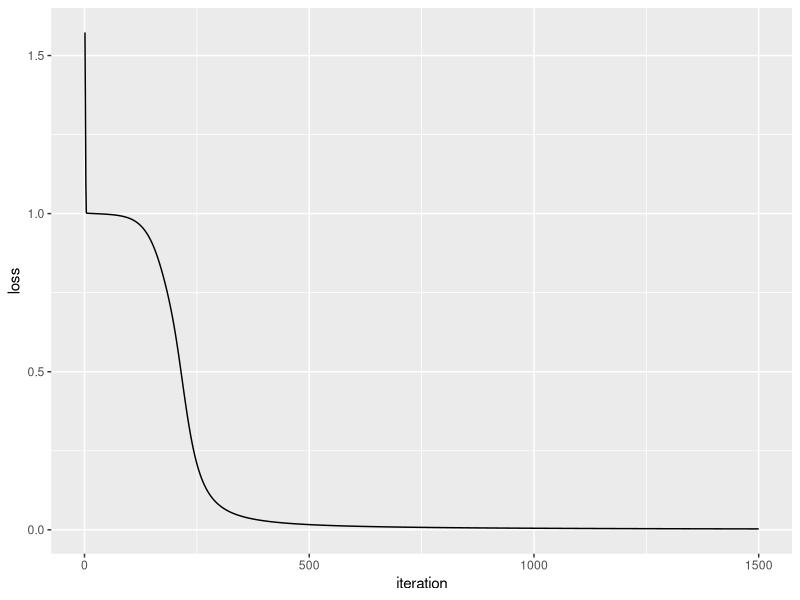

Reproduce this figure in R.
## ----setup, include=FALSE------------------------------------------------
knitr::opts_chunk$set(echo = TRUE)

## ------------------------------------------------------------------------
library(ggplot2)

## ------------------------------------------------------------------------
X <- matrix(c(
  0,0,1,
  0,1,1,
  1,0,1,
  1,1,1
),
  ncol = 3,
  byrow = TRUE
)

# observed outcomes
y <- c(0, 1, 1, 0)

# print the data so we can take a quick look at it
cbind(X, y)

## ------------------------------------------------------------------------
# generate a random value between 0 and 1 for each
# element in X.  This will be used as our initial weights
# for layer 1
rand_vector <- runif(ncol(X) * nrow(X))

# convert above vector into a matrix
rand_matrix <- matrix(
  rand_vector,
  nrow = ncol(X),
  ncol = nrow(X),
  byrow = TRUE
)

# this list stores the state of our neural net as it is trained
my_nn <- list(
  # predictor variables
  input = X,
  # weights for layer 1
  weights1 = rand_matrix,
  # weights for layer 2
  weights2 = matrix(runif(4), ncol = 1),
  # actual observed
  y = y,
  # stores the predicted outcome
  output = matrix(
    rep(0, times = 4),
    ncol = 1
  )
)

## ------------------------------------------------------------------------
#' the activation function
sigmoid <- function(x) {
  1.0 / (1.0 + exp(-x))
}

#' the derivative of the activation function
sigmoid_derivative <- function(x) {
  x * (1.0 - x)
}

## ------------------------------------------------------------------------
loss_function <- function(nn) {
  sum((nn$y - nn$output) ^ 2)
}

## ------------------------------------------------------------------------
feedforward <- function(nn) {

  nn$layer1 <- sigmoid(nn$input %*% nn$weights1)
  nn$output <- sigmoid(nn$layer1 %*% nn$weights2)

  nn
}



## ------------------------------------------------------------------------
backprop <- function(nn) {

  # application of the chain rule to find derivative of the loss function with 
  # respect to weights2 and weights1
  d_weights2 <- (
    t(nn$layer1) %*%
    # `2 * (nn$y - nn$output)` is the derivative of the sigmoid loss function
    (2 * (nn$y - nn$output) *
    sigmoid_derivative(nn$output))
  )

  d_weights1 <- ( 2 * (nn$y - nn$output) * sigmoid_derivative(nn$output)) %*% 
    t(nn$weights2)
  d_weights1 <- d_weights1 * sigmoid_derivative(nn$layer1)
  d_weights1 <- t(nn$input) %*% d_weights1
  
  # update the weights using the derivative (slope) of the loss function
  nn$weights1 <- nn$weights1 + d_weights1
  nn$weights2 <- nn$weights2 + d_weights2

  nn
}

## ------------------------------------------------------------------------
# number of times to perform feedforward and backpropagation
n <- 1500

# data frame to store the results of the loss function.
# this data frame is used to produce the plot in the 
# next code chunk
loss_df <- data.frame(
  iteration = 1:n,
  loss = vector("numeric", length = n)
)

for (i in seq_len(1500)) {
  my_nn <- feedforward(my_nn)
  my_nn <- backprop(my_nn)

  # store the result of the loss function.  We will plot this later
  loss_df$loss[i] <- loss_function(my_nn)
}

# print the predicted outcome next to the actual outcome
data.frame(
  "Predicted" = round(my_nn$output, 3),
  "Actual" = y
)

## ------------------------------------------------------------------------
# plot the cost

ggplot(data = loss_df, aes(x = iteration, y = loss)) +
  geom_line()

